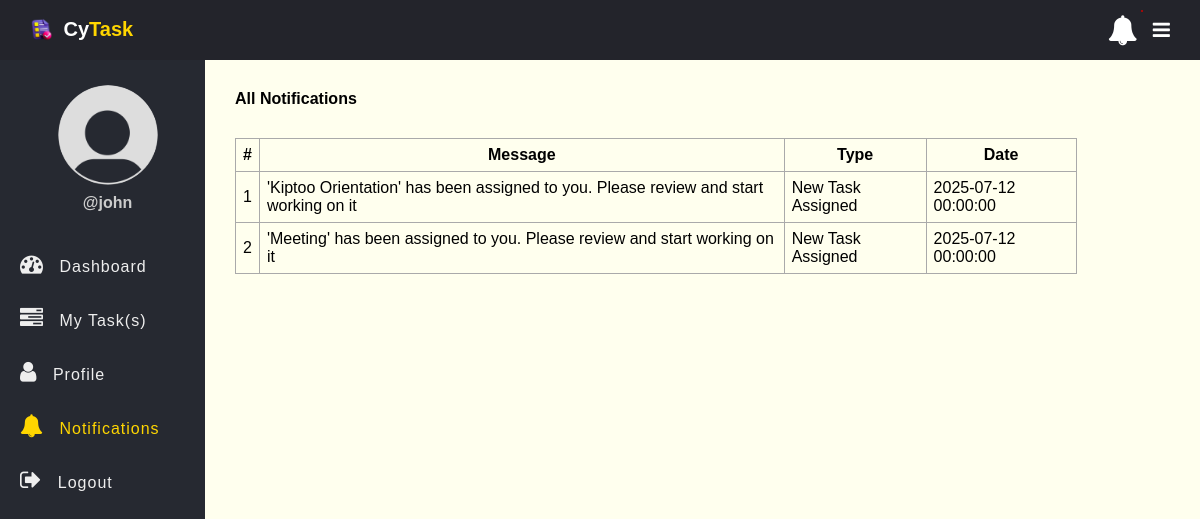
Page /notifications.php (signed in) on the committed database.
### tables this page shows
CREATE TABLE `notifications` (
  `id` int(11) NOT NULL AUTO_INCREMENT,
  `message` text NOT NULL,
  `recipient` int(11) NOT NULL,
  `type` varchar(50) NOT NULL,
  `date` TIMESTAMP NULL DEFAULT CURRENT_TIMESTAMP,
  `is_read` tinyint(1) DEFAULT 0,
  PRIMARY KEY (`id`)
);

### app/Model/Notification.php (called while the page is built, shortened)
<?php
function get_all_my_notifications($conn, $id){
	$sql = "SELECT * FROM notifications WHERE recipient=?";
	$stmt = $conn->prepare($sql);
	$stmt->execute([$id]);
	if($stmt->rowCount() > 0){
		$notifications = $stmt->fetchAll();
	}else $notifications = 0;
	return $notifications;
}

### notifications.php (the view, shortened to what this page needs)
<?php
if (isset($_SESSION['role']) && isset($_SESSION['id'])) {
    include "DB_connection.php";
    include "app/Model/Notification.php";
    $notifications = get_all_my_notifications($conn, $_SESSION['id']);
 ?>
<!DOCTYPE html>
<html>
<head>
	<link rel="stylesheet" href="https://stackpath.bootstrapcdn.com/font-awesome/4.7.0/css/font-awesome.min.css">
	<link rel="stylesheet" href="css/style.css">
</head>
<body>
	<?php include "inc/header.php" ?>
	<div class="body">
		<?php include "inc/nav.php" ?>
		<section class="section-1">
			<h4 class="title">All Notifications</h4>
			<?php if ($notifications != 0) { ?>
			<table class="main-table">
				<tr>
					<th>#</th>
					<th>Message</th>
					<th>Type</th>
					<th>Date</th>
				</tr>
				<?php $i=0; foreach ($notifications as $notification) { ?>
				<tr>
					<td><?=++$i?></td>
					<td><?=$notification['message']?></td>
					<td><?=$notification['type']?></td>
					<td><?=$notification['date']?></td>
				</tr>
			   <?php	} ?>
			</table>
		<?php }else { ?>
			<h3>You have zero notification</h3>
		<?php  }?>
		</section>
	</div>
</body>
</html>
<?php }else{
   $em = "First login";
   header("Location: login.php?error=$em");
   exit();
}
 ?>

### css/style.css (style rules this page uses)
* { padding: 0; margin: 0; box-sizing: border-box; font-family: arial, sans-serif; }
.body { display: flex; }
.section-1 { padding: 30px; }
.section-1 .title { margin-bottom: 10px; }
.section-1 { width: 100%; background: #ffe; }
.main-table, .main-table tr, .main-table th, .main-table td { border: 1px solid #aaa; border-collapse: collapse; padding: 7px; }
.main-table { width: 90%; margin-top: 30px; }

### rows in the picture
notifications: message "'Kiptoo Orientation' has been assigned to you. Please review and start working on it", type "New Task Assigned", date "2025-07-12 00:00:00"
notifications: message "'Meeting' has been assigned to you. Please review and start working on it", type "New Task Assigned", date "2025-07-12 00:00:00"

### other values in the picture
$_SESSION['username'] "john"
